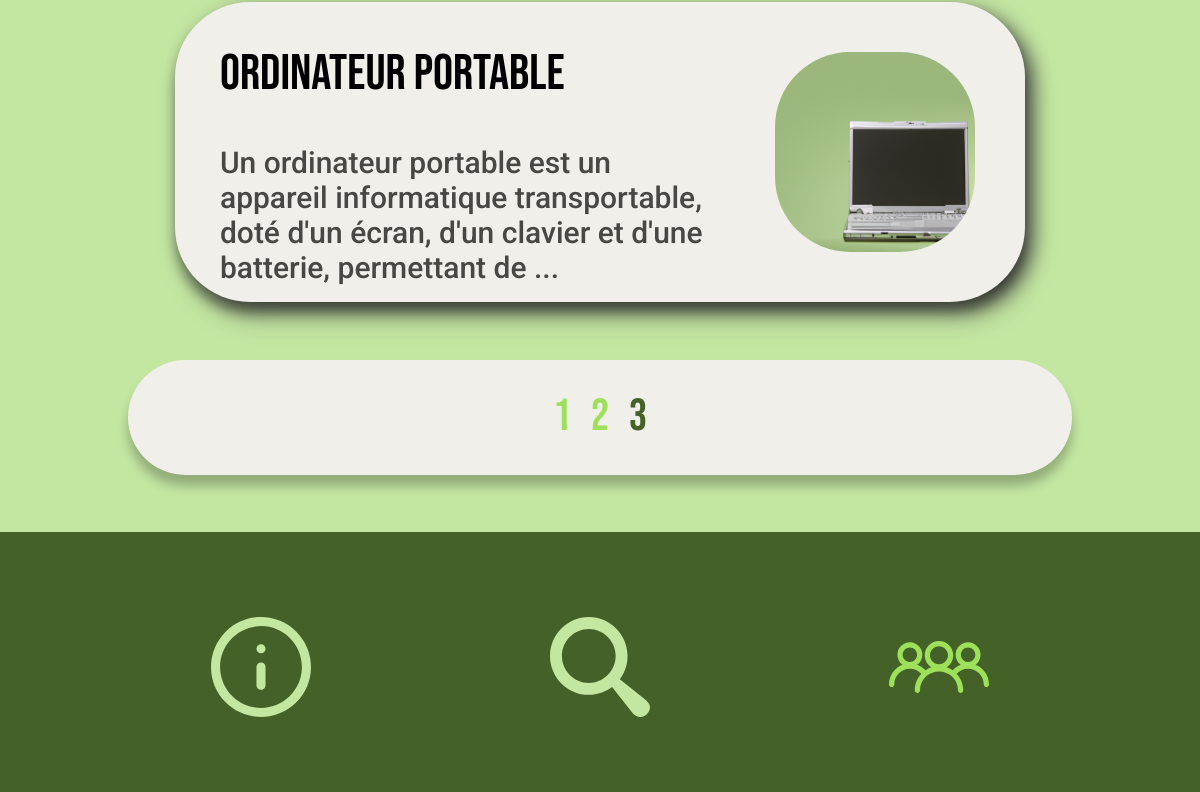
The page /popular?page=3 (lower part) on the database as committed earlier.
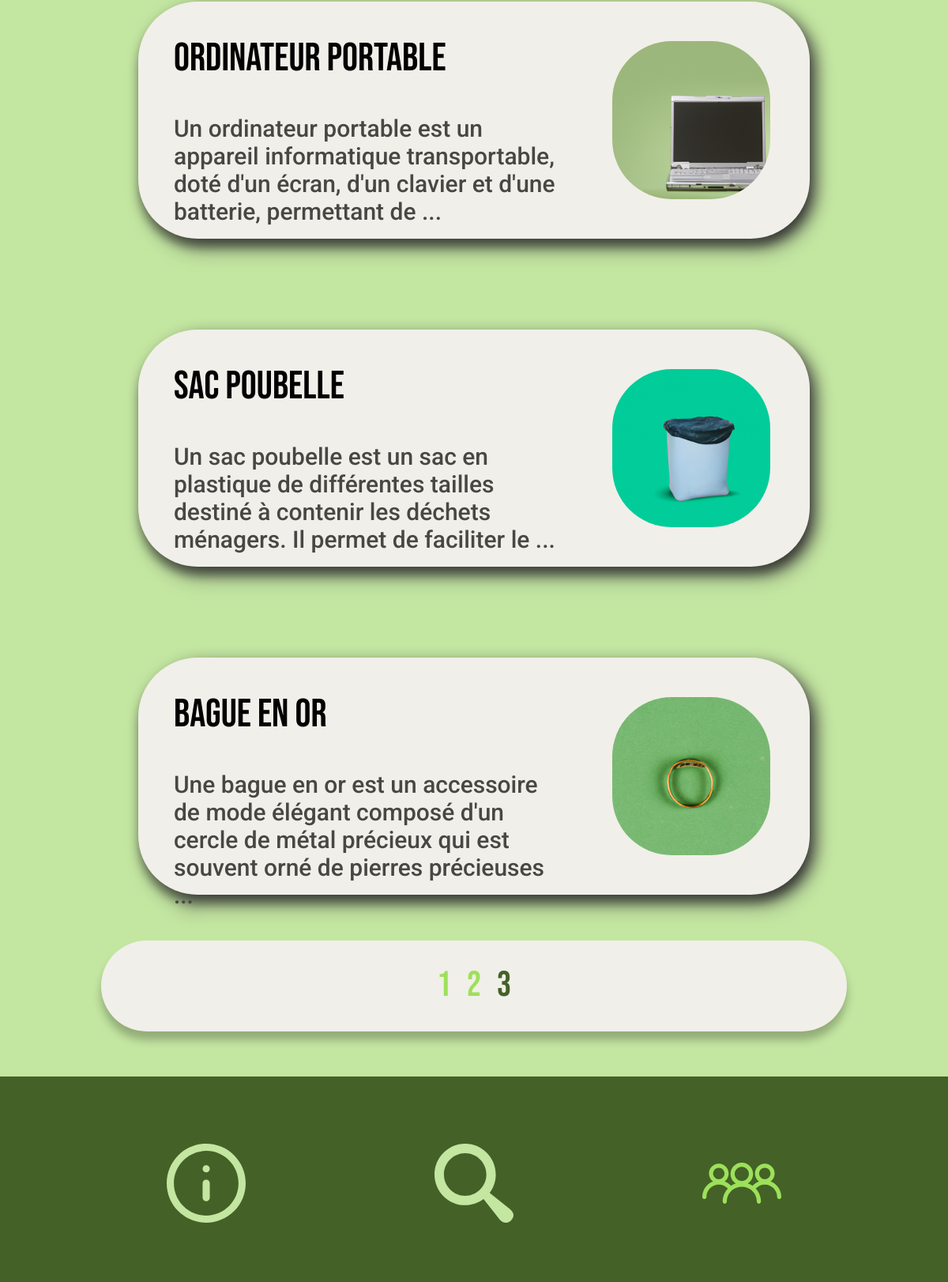
The same page on the database as committed later.
### app/models.py (models this page shows, shortened)
class Waste(db.Model):
    id = db.Column(db.Integer, primary_key=True)
    name = db.Column(db.String(50), unique=True, nullable=False)
    description = db.Column(db.Text, nullable=False)
    list_recycling_possibilitites = db.Column(db.Text, nullable=False)
    nb_views = db.Column(db.Integer, nullable=False, default=0)
    last_viewed = db.Column(db.DateTime, nullable=False,
                            default=datetime.utcnow)

### app/wastes/routes.py (the view)
@wastes_bp.route('/popular')
def popular():
    page = request.args.get('page', 1, type=int)
    wastes = Waste.query.order_by(
        Waste.nb_views.desc()).paginate(page=page, per_page=10)
    return render_template('popular.html', wastes=wastes, title='Popular', location='popular')

### app/templates/popular.html (shortened to what this page needs)
{%extends "layout.html"%}
{% block head%}
<link rel="stylesheet" href="{{ url_for('static', filename='css/article-waste-container.css') }}">
{% endblock %}
{% block content %}
<div class="div-content-site">
    {% for waste in wastes.items %}
    <div class="content-container">
        <a href="{{ url_for('wastes.waste', waste_id=waste.id) }}" target="_self">
            <div class="text-container">
                <h2>{{ waste.name }}</h2>
                {% if waste.description[:130] !=  waste.description[:131] %}
                <p>{{ waste.description[:130] + ' ...' }}</p>
                {% else %}
                <p>{{ waste.description }}</p>
                {% endif %}
            </div>
            <div class="image-container">
                <img src={{ url_for('static', filename='uploads/wastes/' + waste.name + '.png' ) }} alt="Image">
            </div>
        </a>
    </div>
    {% endfor %}
    {% if wastes.pages > 1 %}
    <div class="page-container">
        {% for page_num in wastes.iter_pages() %}
        {% if page_num %}
        {% if wastes.page == page_num %}
        <a class="active" href="{{ url_for('wastes.popular', page=page_num) }}">{{ page_num }}</a>
        {% else %}
        <a class="inactive" href="{{ url_for('wastes.popular', page=page_num) }}">{{ page_num }}</a>
        {% endif %}
        {% else %}
        ...
        {% endif %}
        {% endfor %}
    </div>
    {% endif %}
</div>
{% endblock content %}

### app/templates/layout.html (shortened to what this page needs)
<!DOCTYPE html>
<html>
<head>
    <link rel="stylesheet" href="{{ url_for('static', filename='css/main.css') }}">
    {% block head%}{% endblock %}
</head>
<body>
    {% block content%}{% endblock %}
    <footer>
        <nav>
            <ul>
                <li><a href="{{url_for('main.index')}}" class="btn-index" target="_self">
                        <div>
                            {% if location == 'index' %}
                            <img src="{{ url_for('static', filename='assets/icons/search_2.svg') }}" alt="Icon">
                            {% else %}
                            <img src="{{ url_for('static', filename='assets/icons/search_1.svg') }}" alt="Icon">
                            {% endif %}
                        </div>
                    </a></li>
                <li><a href="{{url_for('articles.articles')}}" class="btn-articles" target="_self">
                        <div>
                            {% if location == 'articles' %}
                            <img src="{{ url_for('static', filename='assets/icons/information_2.svg') }}" alt="Icon">
                            {% else %}
                            <img src="{{ url_for('static', filename='assets/icons/information_1.svg') }}" alt="Icon">
                            {% endif %}
                        </div>
                    </a></li>
                <li><a href="{{url_for('wastes.popular')}}" class="btn-popular" target="_self">
                        <div>
                            {% if location == 'popular' %}
                            <img src="{{ url_for('static', filename='assets/icons/community_2.svg') }}" alt="Icon">
                            {% else %}
                            <img src="{{ url_for('static', filename='assets/icons/community_1.svg') }}" alt="Icon">
                            {% endif %}
                        </div>
                    </a></li>
            </ul>
        </nav>
    </footer>
</body>
</html>

### app/static/css/main.css (style rules this page uses)
body { background-color: #C3E6A1; font-family: 'Roboto', sans-serif; }
.div-content-site { position: relative; left: 0%; right: 0%; margin-top: 765px; margin-bottom: 260px; padding-bottom: 230px; }
footer { position: fixed; bottom: 0; left: 0; right: 0; height: 260px; background: #446127; border-top: 1px }
footer a { position: absolute; top: 23.08%; bottom: 23.08%; }
footer ul { list-style: none; }
.btn-articles { left: 15.28%; right: 71.76%; }
.btn-index { left: 43.52%; right: 43.52%; }
.btn-popular { left: 71.76%; right: 15.28%; }
footer a div { position: absolute; left: 17.86%; right: 17.86%; top: 17.86%; bottom: 17.86%; }
.page-container { position: fixed; height: 115px; left: 10.65%; right: 10.65%; bottom: 317.5px; background: #F1EFE9; box-shadow: 0px 11px 11px rgba(0, 0, 0, 0.25); border-radius: 75px; font-family: 'Bebas Neue'; font-style: normal; font-weight: 400; font-size: 45px; line-height: 54px; margin: auto; display: flex; align-items: center; text-align: center; justify-content: center; }
.page-container a, .page-container h2 { padding-left: 10px; padding-right: 10px; text-decoration: none; }
.page-container a.active { color: #446127; }
.page-container a.inactive, .page-container h2 { color: #9DE05A; }

### app/static/css/article-waste-container.css (style rules this page uses)
.content-container { filter: drop-shadow(8px 8px 10px #474744); Width: 850px; Height: 300px; margin-top: 115px; margin-left: calc(50% - 850px/2); margin-right: calc(50% + 850px/2); text-decoration: none; background: #F1EFE9; box-shadow: 0px 11px 11px rgba(0, 0, 0, 0.25); border-radius: 75px; }
.text-container { position: absolute; left: 5.29%; right: 35.88%; font-style: normal; }
.text-container h2 { top: 15%; bottom: 62.67%; font-family: 'Bebas Neue'; font-weight: 400; font-size: 50px; line-height: 60px; display: flex; align-items: center; color: #000000; }
.text-container p { top: 40%; bottom: 15%; font-family: 'Roboto'; font-weight: 500; font-size: 30px; line-height: 35px; color: #474744; }
.image-container { position: absolute; left: 70.59%; right: 5.88%; top: 16.67%; bottom: 16.67%; background: #FFFCF8; border-radius: 75px; }
.image-container img { width: 100%; height: 100%; object-fit: cover; border-radius: 75px; }

Rows that differ between the two databases and show on the page:
added Waste: name "sac poubelle", description "Un sac poubelle est un sac en plastique de différentes tailles destiné à contenir les déchets ménagers. Il permet de faciliter le ...", name (picture)
added Waste: name "bague en or", description "Une bague en or est un accessoire de mode élégant composé d'un cercle de métal précieux qui est souvent orné de pierres précieuses ...", name (picture)
